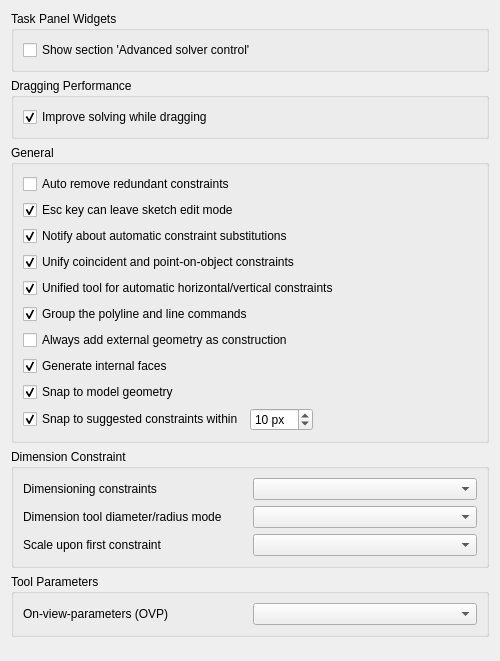
<?xml version="1.0" encoding="UTF-8"?>
<ui version="4.0">
 <class>SketcherGui::SketcherSettings</class>
 <widget class="QWidget" name="SketcherGui::SketcherSettings">
  <property name="geometry">
   <rect>
    <x>0</x>
    <y>0</y>
    <width>500</width>
    <height>661</height>
   </rect>
  </property>
  <property name="windowTitle">
   <string>General</string>
  </property>
  <layout class="QGridLayout" name="gridLayout">
   <item row="0" column="0">
    <widget class="QGroupBox" name="groupBox_2">
     <property name="title">
      <string>Task Panel Widgets</string>
     </property>
     <layout class="QGridLayout" name="gridLayout_4">
      <item row="0" column="0">
       <widget class="Gui::PrefCheckBox" name="checkBoxAdvancedSolverTaskBox">
        <property name="toolTip">
         <string>Displays the additional section 'Advanced Solver Controls' to adjust solver settings in the task view</string>
        </property>
        <property name="text">
         <string>Show section 'Advanced solver control'</string>
        </property>
        <property name="prefEntry" stdset="0">
         <cstring>ShowSolverAdvancedWidget</cstring>
        </property>
        <property name="prefPath" stdset="0">
         <cstring>Mod/Sketcher</cstring>
        </property>
       </widget>
      </item>
     </layout>
    </widget>
   </item>
   <item row="1" column="0">
    <widget class="QGroupBox" name="groupBox_4">
     <property name="title">
      <string>Dragging Performance</string>
     </property>
     <layout class="QGridLayout" name="gridLayout_5" rowstretch="0,0" columnstretch="0,0">
      <item row="1" column="0" colspan="2">
       <widget class="Gui::PrefCheckBox" name="checkBoxRecalculateInitialSolutionWhileDragging">
        <property name="toolTip">
         <string>Special solver algorithm will be used while dragging sketch elements.
Requires to re-enter edit mode to take effect.</string>
        </property>
        <property name="text">
         <string>Improve solving while dragging</string>
        </property>
        <property name="checked">
         <bool>true</bool>
        </property>
        <property name="prefEntry" stdset="0">
         <cstring>RecalculateInitialSolutionWhileDragging</cstring>
        </property>
        <property name="prefPath" stdset="0">
         <cstring>Mod/Sketcher</cstring>
        </property>
       </widget>
      </item>
     </layout>
    </widget>
   </item>
   <item row="2" column="0">
    <widget class="QGroupBox" name="groupBox_5">
     <property name="enabled">
      <bool>true</bool>
     </property>
     <property name="sizePolicy">
      <sizepolicy hsizetype="Expanding" vsizetype="Minimum">
       <horstretch>0</horstretch>
       <verstretch>0</verstretch>
      </sizepolicy>
     </property>
     <property name="minimumSize">
      <size>
       <width>0</width>
       <height>0</height>
      </size>
     </property>
     <property name="maximumSize">
      <size>
       <width>16777215</width>
       <height>16777215</height>
      </size>
     </property>
     <property name="baseSize">
      <size>
       <width>0</width>
       <height>0</height>
      </size>
     </property>
     <property name="title">
      <string>General</string>
     </property>
     <layout class="QVBoxLayout" name="verticalLayout_22">
      <item>
       <widget class="Gui::PrefCheckBox" name="checkBoxAutoRemoveRedundants">
        <property name="toolTip">
         <string>Automatically removes newly added redundant constraints</string>
        </property>
        <property name="text">
         <string>Auto remove redundant constraints</string>
        </property>
        <property name="checked">
         <bool>false</bool>
        </property>
        <property name="prefEntry" stdset="0">
         <cstring>AutoRemoveRedundants</cstring>
        </property>
        <property name="prefPath" stdset="0">
         <cstring>Mod/Sketcher</cstring>
        </property>
       </widget>
      </item>
      <item>
       <widget class="Gui::PrefCheckBox" name="checkBoxEnableEscape">
        <property name="toolTip">
         <string>Allows to leave the sketch edit mode by pressing the Esc key</string>
        </property>
        <property name="text">
         <string>Esc key can leave sketch edit mode</string>
        </property>
        <property name="checked">
         <bool>true</bool>
        </property>
        <property name="prefEntry" stdset="0">
         <cstring>LeaveSketchWithEscape</cstring>
        </property>
        <property name="prefPath" stdset="0">
         <cstring>Mod/Sketcher</cstring>
        </property>
       </widget>
      </item>
      <item>
       <widget class="Gui::PrefCheckBox" name="checkBoxNotifyConstraintSubstitutions">
        <property name="toolTip">
         <string>Notifies about automatic constraint substitutions</string>
        </property>
        <property name="text">
         <string>Notify about automatic constraint substitutions</string>
        </property>
        <property name="checked">
         <bool>true</bool>
        </property>
        <property name="prefEntry" stdset="0">
         <cstring>NotifyConstraintSubstitutions</cstring>
        </property>
        <property name="prefPath" stdset="0">
         <cstring>Mod/Sketcher/General</cstring>
        </property>
       </widget>
      </item>
      <item>
       <widget class="Gui::PrefCheckBox" name="checkBoxUnifiedCoincident">
        <property name="toolTip">
         <string>Unifies the coincident and point-on-object constraints in a single tool</string>
        </property>
        <property name="text">
         <string>Unify coincident and point-on-object constraints</string>
        </property>
        <property name="checked">
         <bool>true</bool>
        </property>
        <property name="prefEntry" stdset="0">
         <cstring>UnifiedCoincident</cstring>
        </property>
        <property name="prefPath" stdset="0">
         <cstring>Mod/Sketcher/Constraints</cstring>
        </property>
       </widget>
      </item>
      <item>
       <widget class="Gui::PrefCheckBox" name="checkBoxHorVerAuto">
        <property name="toolTip">
         <string>Unifies the horizontal and vertical constraints to an automatic command</string>
        </property>
        <property name="text">
         <string>Unified tool for automatic horizontal/vertical constraints</string>
        </property>
        <property name="checked">
         <bool>true</bool>
        </property>
        <property name="prefEntry" stdset="0">
         <cstring>AutoHorVer</cstring>
        </property>
        <property name="prefPath" stdset="0">
         <cstring>Mod/Sketcher/Constraints</cstring>
        </property>
       </widget>
      </item>
      <item>
       <widget class="Gui::PrefCheckBox" name="checkBoxLineGroup">
        <property name="toolTip">
         <string>Shows a command group button that contains both the polyline and line commands. Otherwise, each command has its own separate button.</string>
        </property>
        <property name="text">
         <string>Group the polyline and line commands</string>
        </property>
        <property name="checked">
         <bool>true</bool>
        </property>
        <property name="prefEntry" stdset="0">
         <cstring>UnifiedLineCommands</cstring>
        </property>
        <property name="prefPath" stdset="0">
         <cstring>Mod/Sketcher/Commands</cstring>
        </property>
       </widget>
      </item>
      <item>
       <widget class="Gui::PrefCheckBox" name="checkBoxAddExtGeo">
        <property name="toolTip">
         <string>Always adds external geometry as construction geometry. Otherwise, it is added according to the current construction mode.</string>
        </property>
        <property name="text">
         <string>Always add external geometry as construction</string>
        </property>
        <property name="checked">
         <bool>false</bool>
        </property>
        <property name="prefEntry" stdset="0">
         <cstring>AlwaysExtGeoReference</cstring>
        </property>
        <property name="prefPath" stdset="0">
         <cstring>Mod/Sketcher/General</cstring>
        </property>
       </widget>
      </item>
      <item>
       <widget class="Gui::PrefCheckBox" name="checkBoxMakeInternals">
        <property name="toolTip">
         <string>Closed loops will automatically generate internal faces which are selectable to be used with other tools</string>
        </property>
        <property name="text">
         <string>Generate internal faces</string>
        </property>
        <property name="checked">
         <bool>true</bool>
        </property>
        <property name="prefPath" stdset="0">
         <cstring>Mod/Sketcher</cstring>
        </property>
        <property name="prefEntry" stdset="0">
         <cstring>MakeInternals</cstring>
        </property>
       </widget>
      </item>
      <item>
       <widget class="Gui::PrefCheckBox" name="checkBoxSnapToModel">
        <property name="toolTip">
         <string>While drawing, new points snap to the vertices, edges and circle centers of the 3D model. The referenced element is imported as external geometry and constrained automatically.</string>
        </property>
        <property name="text">
         <string>Snap to model geometry</string>
        </property>
        <property name="checked">
         <bool>true</bool>
        </property>
        <property name="prefEntry" stdset="0">
         <cstring>SnapToModel</cstring>
        </property>
        <property name="prefPath" stdset="0">
         <cstring>Mod/Sketcher/Snap</cstring>
        </property>
       </widget>
      </item>
      <item>
       <layout class="QHBoxLayout" name="layoutSnapToSuggestedConstraints">
        <item>
         <widget class="Gui::PrefCheckBox" name="checkBoxSnapToSuggestedConstraints">
          <property name="toolTip">
           <string>While drawing, the cursor position snaps onto the position that satisfies the suggested constraints (coincidence, point on object, horizontal, vertical, parallel, perpendicular, tangency, line extension) when it is within the snap distance. A marker shows the snapped position.</string>
          </property>
          <property name="text">
           <string>Snap to suggested constraints within</string>
          </property>
          <property name="checked">
           <bool>true</bool>
          </property>
          <property name="prefEntry" stdset="0">
           <cstring>SnapToSuggestedConstraints</cstring>
          </property>
          <property name="prefPath" stdset="0">
           <cstring>Mod/Sketcher/Snap</cstring>
          </property>
         </widget>
        </item>
        <item>
         <widget class="Gui::PrefSpinBox" name="spinBoxSuggestedConstraintSnapDistance">
          <property name="toolTip">
           <string>Distance on screen, in pixels, from which the cursor position snaps to suggested constraints</string>
          </property>
          <property name="suffix">
           <string> px</string>
          </property>
          <property name="minimum">
           <number>1</number>
          </property>
          <property name="maximum">
           <number>100</number>
          </property>
          <property name="value">
           <number>10</number>
          </property>
          <property name="prefEntry" stdset="0">
           <cstring>SuggestedConstraintSnapDistance</cstring>
          </property>
          <property name="prefPath" stdset="0">
           <cstring>Mod/Sketcher/Snap</cstring>
          </property>
         </widget>
        </item>
        <item>
         <spacer name="spacerSnapToSuggestedConstraints">
          <property name="orientation">
           <enum>Qt::Horizontal</enum>
          </property>
          <property name="sizeHint" stdset="0">
           <size>
            <width>0</width>
            <height>0</height>
           </size>
          </property>
         </spacer>
        </item>
       </layout>
      </item>
     </layout>
    </widget>
   </item>
   <item row="3" column="0">
    <widget class="QGroupBox" name="groupBox_6">
     <property name="sizePolicy">
      <sizepolicy hsizetype="Expanding" vsizetype="Minimum">
       <horstretch>0</horstretch>
       <verstretch>0</verstretch>
      </sizepolicy>
     </property>
     <property name="title">
      <string>Dimension Constraint</string>
     </property>
     <layout class="QGridLayout" name="gridLayout_general">
      <item row="1" column="1">
       <widget class="QComboBox" name="radiusDiameterMode">
        <property name="toolTip">
         <string>While using the Dimension tool you may choose how to handle circles and arcs:
'Auto': The tool will apply radius to arcs and diameter to circles.
'Diameter': The tool will apply diameter to both arcs and circles.
'Radius': The tool will apply radius to both arcs and circles.</string>
        </property>
       </widget>
      </item>
      <item row="0" column="1">
       <widget class="QComboBox" name="dimensioningMode">
        <property name="toolTip">
         <string>Select the type of dimensioning constraints for your toolbar:
'Single tool': A single tool for all dimensioning constraints in the toolbar: Distance, Distance X / Y, Angle, Radius. (Others in dropdown)
'Separated tools': Individual tools for each dimensioning constraint.
'Both': You will have both the 'Dimension' tool and the separated tools.
This setting is only for the toolbar. Whichever you choose, all tools are always available in the menu and through shortcuts.</string>
        </property>
       </widget>
      </item>
      <item row="1" column="0">
       <widget class="QLabel" name="radiusDiameterLabel">
        <property name="text">
         <string>Dimension tool diameter/radius mode</string>
        </property>
       </widget>
      </item>
      <item row="0" column="0">
       <widget class="QLabel" name="dimensioningLabel">
        <property name="text">
         <string>Dimensioning constraints</string>
        </property>
       </widget>
      </item>
      <item row="2" column="0">
       <widget class="QLabel" name="autoScaleModeLabel">
        <property name="text">
         <string>Scale upon first constraint</string>
        </property>
       </widget>
      </item>
      <item row="2" column="1">
       <widget class="QComboBox" name="autoScaleMode">
        <property name="toolTip">
         <string>Select the mode of automatic geometry scaling upon first dimension:
'Always': Automatic scaling upon first dimension is always performed.
'Never': Automatic scaling upon first dimension is never performed.
'When no scale feature is visible': Automatic scaling upon first dimension is only performed if there are no visible objects in the 3D view.
</string>
        </property>
       </widget>
      </item>
     </layout>
    </widget>
   </item>
   <item row="4" column="0">
    <widget class="QGroupBox" name="groupBox_7">
     <property name="sizePolicy">
      <sizepolicy hsizetype="Expanding" vsizetype="Minimum">
       <horstretch>0</horstretch>
       <verstretch>0</verstretch>
      </sizepolicy>
     </property>
     <property name="title">
      <string>Tool Parameters</string>
     </property>
     <layout class="QGridLayout" name="gridLayout_vis">
      <item row="0" column="0">
       <widget class="QLabel" name="ovpVisibilityLabel">
        <property name="text">
         <string>On-view-parameters (OVP)</string>
        </property>
       </widget>
      </item>
      <item row="0" column="1">
       <widget class="QComboBox" name="ovpVisibility">
        <property name="toolTip">
         <string>Choose a visibility mode for the On-View-Parameters:
'Disabled': On-View-Parameters are completely disabled.
'Dimensional only': Only dimensional On-View-Parameters are visible. They are the most useful. For example, the radius of a circle.
'All': Both dimensional and positional On-View-Parameters. Positionals are the (x,y) position of the cursor. For example for the center of a circle.</string>
        </property>
       </widget>
      </item>
     </layout>
    </widget>
   </item>
   <item row="5" column="0">
    <spacer name="verticalSpacer">
     <property name="orientation">
      <enum>Qt::Orientation::Vertical</enum>
     </property>
     <property name="sizeHint" stdset="0">
      <size>
       <width>20</width>
       <height>40</height>
      </size>
     </property>
    </spacer>
   </item>
  </layout>
 </widget>
 <customwidgets>
  <customwidget>
   <class>Gui::PrefCheckBox</class>
   <extends>QCheckBox</extends>
   <header>Gui/PrefWidgets.h</header>
  </customwidget>
  <customwidget>
   <class>Gui::PrefSpinBox</class>
   <extends>QSpinBox</extends>
   <header>Gui/PrefWidgets.h</header>
  </customwidget>
 </customwidgets>
 <tabstops>
  <tabstop>checkBoxAdvancedSolverTaskBox</tabstop>
  <tabstop>checkBoxRecalculateInitialSolutionWhileDragging</tabstop>
  <tabstop>checkBoxAutoRemoveRedundants</tabstop>
  <tabstop>checkBoxEnableEscape</tabstop>
  <tabstop>checkBoxNotifyConstraintSubstitutions</tabstop>
 </tabstops>
 <resources/>
 <connections/>
</ui>
